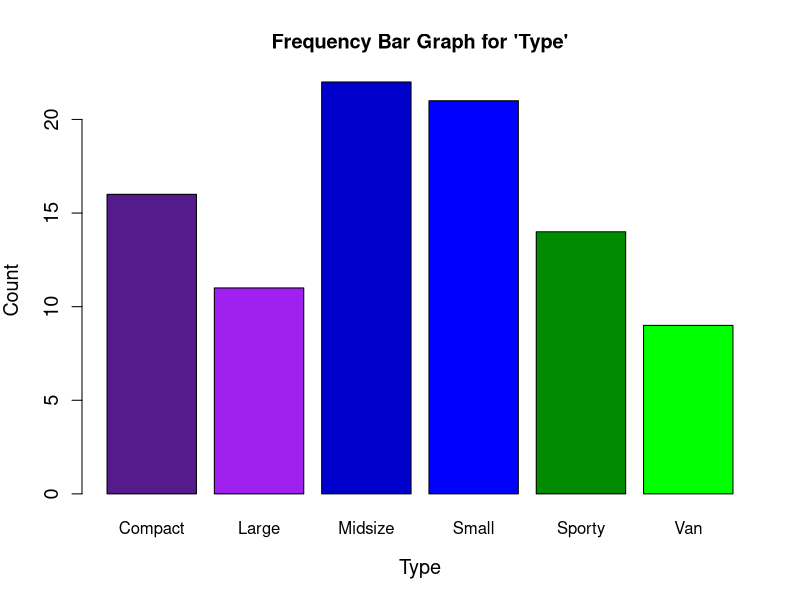
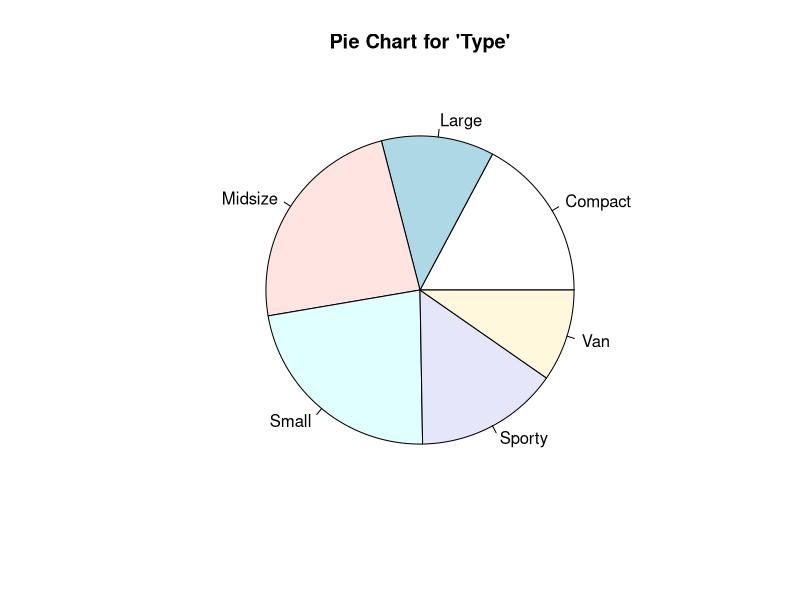
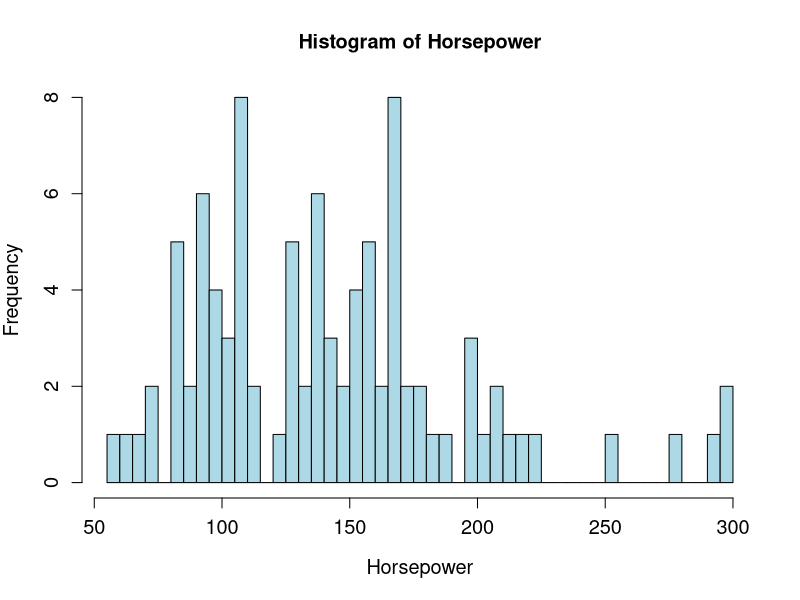
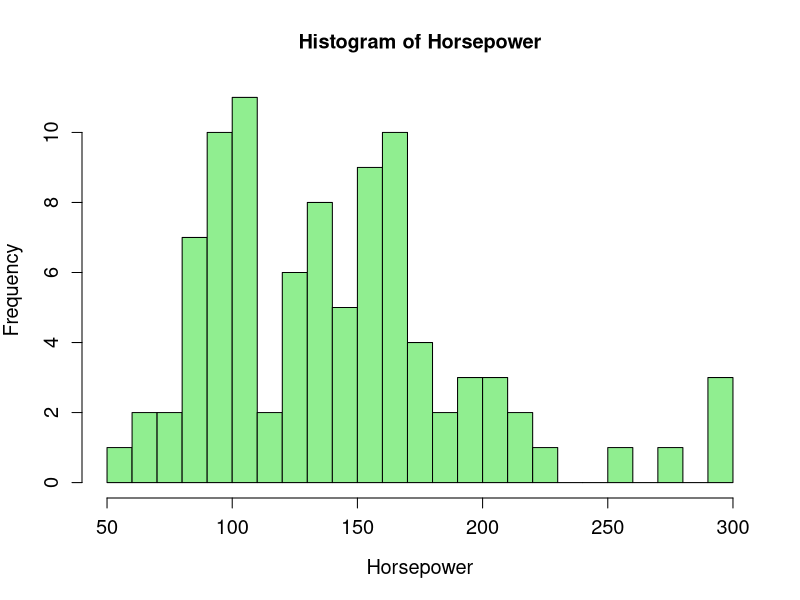
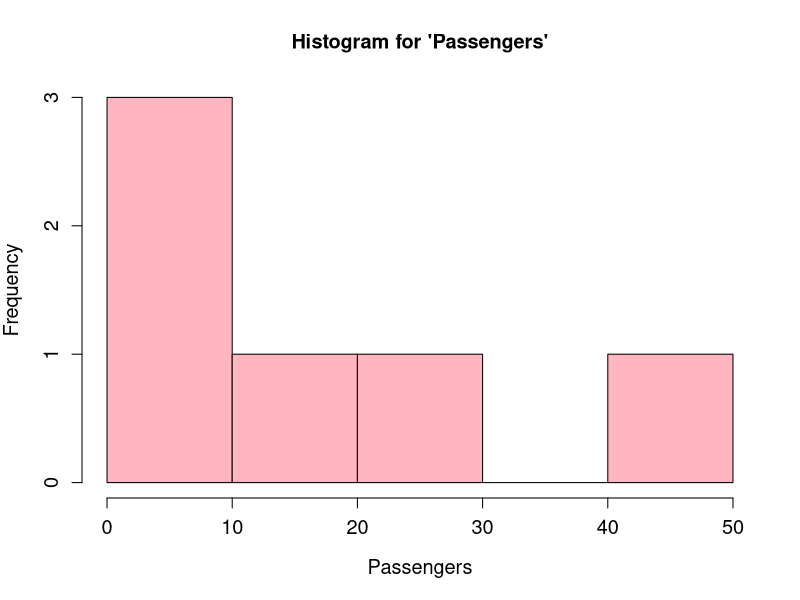
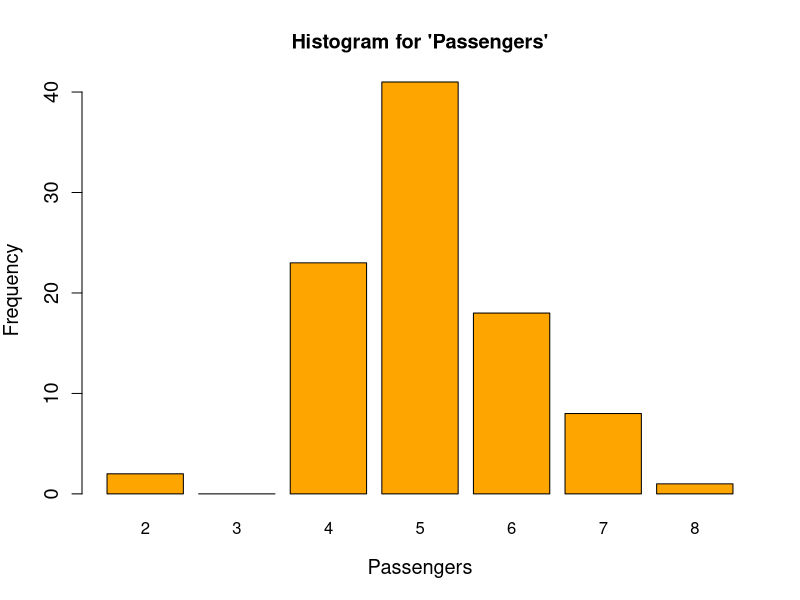
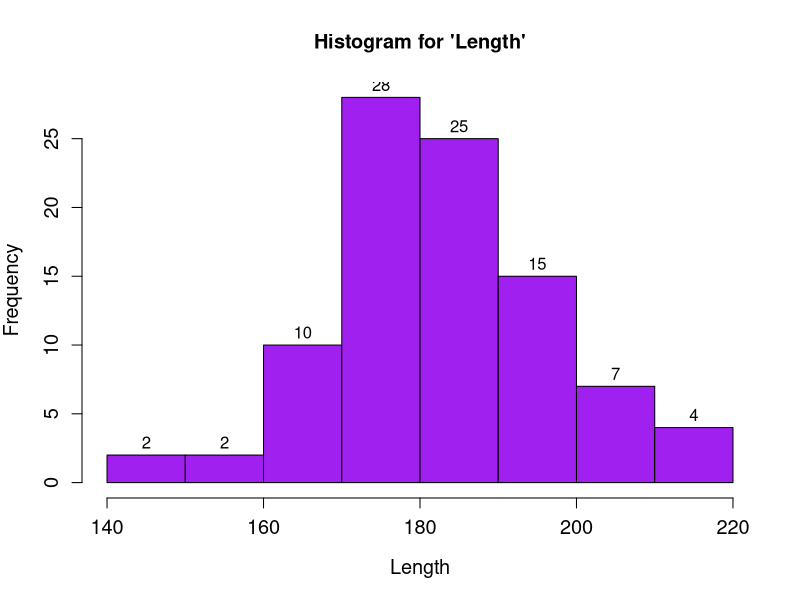

The R script that drew these images, in order:
## ---- chunk 1
# Your code goes here
## ---- chunk 2
library(MASS)
data(Cars93)
## ---- chunk 3
head(Cars93)
## ---- chunk 4
#create frequency and relative frequency table
type <- c(Cars93$Type)
type_frequency <- table(type)
type_relative_frequency <- prop.table(type_frequency) *100

#round to 3 digits
type_frequency <- round(type_frequency, 3)
type_relative_frequency <- round(type_relative_frequency, 3)

#print tables
type_frequency
type_relative_frequency
## ---- chunk 5
barplot(type_frequency, main = "Frequency Bar Graph for 'Type'", xlab = "Type", ylab = "Count", col = c("purple4", "purple", "blue3", "blue", "green4", "green"), cex.lab = 1.2, cex.axis = 1.2, cex.main = 1.2)
## ---- chunk 6
pie(type_frequency, main = "Pie Chart for 'Type'", cex.lab = 1.2, cex.axis = 1.2, cex.main = 1.2)
## ---- chunk 7
horsepower <- c(Cars93$Horsepower)
hist(horsepower, main = "Histogram of Horsepower", xlab = "Horsepower", ylab = "Frequency", col = "lightblue", cex.lab = 1.2, cex.axis = 1.2, cex.main = 1.2, breaks = 50)
## ---- chunk 8
hist(horsepower, main = "Histogram of Horsepower", xlab = "Horsepower", ylab = "Frequency", col = "lightgreen", cex.lab = 1.2, cex.axis = 1.2, cex.main = 1.2, breaks = 25)

## The width of the classes should be 25. Not 25 bins in total (-2)
## ---- chunk 9
total_data_points <- nrow(Cars93)
suggested_classes <- sqrt(total_data_points)
suggested_classes
## ---- chunk 10
passengers <- c(Cars93$Passengers)
passengers_frequency <- table(passengers)

hist(passengers_frequency, main = "Histogram for 'Passengers'", xlab = "Passengers",
        ylab = "Frequency", cex.lab = 1.2, cex.axis = 1.2, cex.main = 1.2, col = "lightpink")
## ---- chunk 11
passengers <- c(Cars93$Passengers)
passengers_frequency <- table(factor(passengers, levels = c("2","3","4","5", "6", "7","8")))

barplot(passengers_frequency, main = "Histogram for 'Passengers'", xlab = "Passengers",
        ylab = "Frequency", cex.lab = 1.2, cex.axis = 1.2, cex.main = 1.2, col = "orange")
## ---- chunk 12

length <- c(Cars93$Length)
hist(length, main = "Histogram for 'Length'", xlab = "Length", ylab = "Frequency", cex.lab = 1.2, cex.axis = 1.2, cex.main = 1.2, col = "purple", labels = TRUE, )

## ---- chunk 13
length_mean <- mean(length)
length_median <- median(length)

length_mean
length_median
